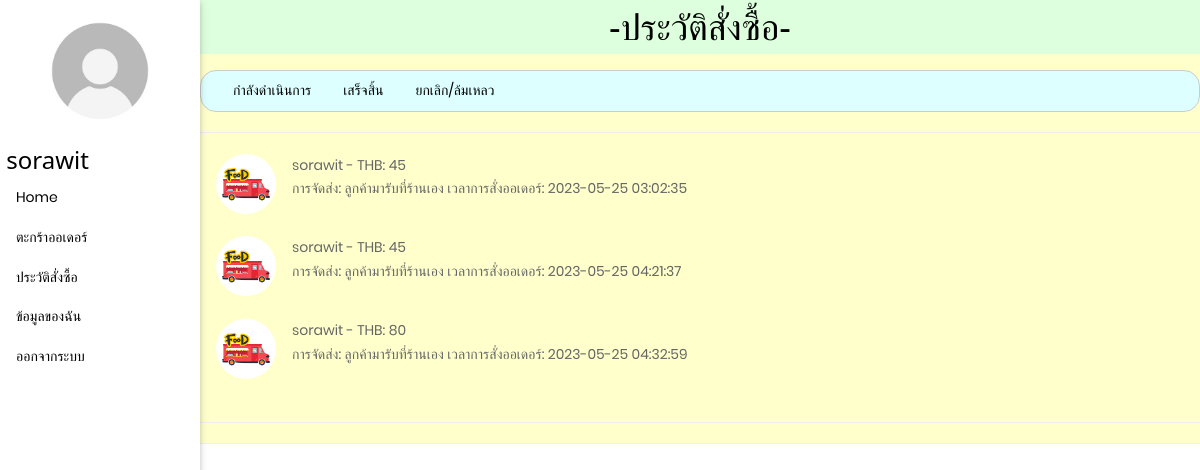
/history_user.php (signed in), run on the app's committed database.
### tables this page shows
CREATE TABLE `users` (
  `UID` int(11) NOT NULL,
  `Email` varchar(200) NOT NULL,
  `Password` varchar(200) NOT NULL,
  `Username` varchar(100) NOT NULL,
  `Full_Name` varchar(200) NOT NULL,
  `Phone_Number` varchar(20) NOT NULL,
  `Profile_Picture` text NOT NULL,
  `isRole` int(11) NOT NULL
);

CREATE TABLE `orders` (
  `OID` int(11) NOT NULL,
  `OName` varchar(200) NOT NULL,
  `Pick_Up_Time` datetime NOT NULL,
  `Status` int(11) NOT NULL,
  `Tip_Amount` double NOT NULL,
  `Total_Paid` double NOT NULL,
  `Delivery` int(11) NOT NULL,
  `UID` int(11) NOT NULL,
  `Money_Slip` varchar(255) NOT NULL,
  `FTID` int(11) NOT NULL
);

### history_user.php (the view, shortened to what this page needs)
<?php session_start();
include('config.php');
  $ID = $_SESSION['ID'];
  $name = $_SESSION['username'];
	  $sql = "SELECT * FROM users WHERE UID = $ID";
    $result = $db->query($sql);
?>
<!DOCTYPE html>
<html>
<head>
	<link rel="stylesheet" href="https://cdnjs.cloudflare.com/ajax/libs/font-awesome/4.7.0/css/font-awesome.min.css">
	<link rel="stylesheet" href="css/w3.css">
	<link rel="stylesheet" href="css/main.css">
</head>
<body>
	<div class="w3-sidebar w3-bar-block w3-collapse w3-card w3-animate-left" style="width:200px;" id="mySidebar">
	  <?php while($row = $result->fetch_assoc()): ?>
	  <div class="w3-padding w3-center">
    <img class="w3-circle" src="img/<?php echo $row['Profile_Picture']; ?>" alt="avatar" style="width:75%">
  	</div>
  	<?php endwhile ?>
	  <h3>&nbsp;<?php echo $name; ?></h3>
	  <a href="main_user.php" class="w3-bar-item w3-button">Home</a>
	  <a href="cart.php" class="w3-bar-item w3-button">ตะกร้าออเดอร์</a>
	  <a href="history_user.php" class="w3-bar-item w3-button">ประวัติสั่งซื้อ</a>
	  <a href="about_user.php" class="w3-bar-item w3-button">ข้อมูลของฉัน</a>
	  <a href="logout.php" class="w3-bar-item w3-button">ออกจากระบบ</a>
	</div>
	<div class="w3-main w3-pale-yellow" style="margin-left: 200px;">
		<div class="w3-light-grey">
			<div class="w3-pale-green w3-container" style="text-align: center;">
			  	<h1>-ประวัติสั่งซื้อ-</h1>
			</div>
		</div>
		<div class="w3-bar w3-container w3-border w3-round-xlarge w3-panel w3-pale-blue">
			<a href="history_user.php?Status=0" class="w3-bar-item w3-button">กำลังดำเนินการ</a>
			<a href="history_user.php?Status=4" class="w3-bar-item w3-button">เสร็จสิ้น</a>
			<a href="history_user.php?Status=5" class="w3-bar-item w3-button">ยกเลิก/ล้มเหลว</a>
		</div>
		<hr>
		<?php
			if (!isset($_GET["Status"])) {
				$sql =  "SELECT * FROM orders";
			} else {
				if ($_GET["Status"] == "0") {
					$sql =  "SELECT * FROM orders WHERE UID = $ID AND Status = '0' OR Status = '1' OR Status = '2' OR Status = '3' ";
				} else {
				$sql =  "SELECT * FROM orders WHERE UID = $ID AND Status = '".$_GET["Status"]."'";
			}
			}
				$result = $db->query($sql);
				while($row = $result->fetch_assoc()):
		?>
		<div class="w3-container">
			<div class="w3-cell-row">
				<div class="w3-cell">
					<a href="status_food_user.php?OID=<?php echo $row['OID']; ?>">
						<img src="img/food-truck.jpg" style="width:60px" class="w3-left w3-circle w3-margin-right">
					</a>
					<p><?php echo $row['OName']; ?> - THB: <?php echo $row['Total_Paid']; ?><br>
					การจัดส่ง: <?php
						    		if ($row['Delivery'] == "1") {
						    			echo "ลูกค้ามารับที่ร้านเอง";
						    		}else {
						    			echo "ร้านค้าไปส่งออเดอร์ให้";
						    		}
						    ?> เวลาการสั่งออเดอร์: <?php echo $row['Pick_Up_Time']; ?></p>
				</div>
			</div>
	</div>
	<br>
<?php endwhile ?>
	<hr>
</body>
</html>

### css/w3.css (style rules this page uses)
*,*:before,*:after { box-sizing:inherit }
html { -ms-text-size-adjust:100%;-webkit-text-size-adjust:100% }
body { margin:0 }
a { background-color:transparent }
img { border-style:none }
hr { box-sizing:content-box;height:0;overflow:visible }
html,body { font-family:Verdana,sans-serif;font-size:15px;line-height:1.5 }
html { overflow-x:hidden }
h1 { font-size:36px }
h3 { font-size:24px }
h1,h2,h3,h4,h5,h6 { font-family:"Segoe UI",Arial,sans-serif;font-weight:400;margin:10px 0 }
hr { border:0;border-top:1px solid #eee;margin:20px 0 }
img { vertical-align:middle }
a { color:inherit }
.w3-btn,.w3-button { border:none;display:inline-block;padding:8px 16px;vertical-align:middle;overflow:hidden;text-decoration:none;color:inherit;background-color:inherit;text-align:center;cursor:pointer;white-space:nowrap }
.w3-btn,.w3-button { -webkit-touch-callout:none;-webkit-user-select:none;-khtml-user-select:none;-moz-user-select:none;-ms-user-select:none;user-select:none }
.w3-sidebar { height:100%;width:200px;background-color:#fff;position:fixed!important;z-index:1;overflow:auto }
.w3-main,#main { transition:margin-left .4s }
.w3-bar { width:100%;overflow:hidden }
.w3-bar .w3-bar-item { padding:8px 16px;float:left;width:auto;border:none;display:block;outline:0 }
.w3-bar .w3-button { white-space:normal }
.w3-bar-block .w3-bar-item { width:100%;display:block;padding:8px 16px;text-align:left;border:none;white-space:normal;float:none;outline:0 }
.w3-container:after,.w3-container:before,.w3-panel:after,.w3-panel:before,.w3-row:after,.w3-row:before,.w3-row-padding:after,.w3-row-padding:before, .w3-cell-row:before,.w3-cell-row:after,.w3-clear:after,.w3-clear:before,.w3-bar:before,.w3-bar:after { content:"";display:table;clear:both }
.w3-cell-row { display:table;width:100% }
.w3-cell { display:table-cell }
@media (min-width:993px) { .w3-sidebar.w3-collapse { display:block!important } }
.w3-circle { border-radius:50% }
.w3-round-xlarge { border-radius:16px }
.w3-container,.w3-panel { padding:0.01em 16px }
.w3-panel { margin-top:16px;margin-bottom:16px }
.w3-card,.w3-card-2 { box-shadow:0 2px 5px 0 rgba(0,0,0,0.16),0 2px 10px 0 rgba(0,0,0,0.12) }
.w3-animate-left { position:relative;animation:animateleft 0.4s }
.w3-center { text-align:center!important }
.w3-border { border:1px solid #ccc!important }
.w3-margin-right { margin-right:16px!important }
.w3-padding { padding:8px 16px!important }
.w3-left { float:left!important }
.w3-light-grey,.w3-hover-light-grey:hover,.w3-light-gray,.w3-hover-light-gray:hover { color:#000!important;background-color:#f1f1f1!important }
.w3-pale-green,.w3-hover-pale-green:hover { color:#000!important;background-color:#ddffdd!important }
.w3-pale-yellow,.w3-hover-pale-yellow:hover { color:#000!important;background-color:#ffffcc!important }
.w3-pale-blue,.w3-hover-pale-blue:hover { color:#000!important;background-color:#ddffff!important }

### css/main.css (style rules this page uses)
* { margin: 0px; padding: 0px; box-sizing: border-box; }
body, html { height: 100%; font-family: Poppins-Regular, sans-serif; }
a { font-family: Poppins-Regular; font-size: 14px; line-height: 1.7; color: #666666; margin: 0px; transition: all 0.4s; -webkit-transition: all 0.4s; -o-transition: all 0.4s; -moz-transition: all 0.4s; }
h1,h2,h3,h4,h5,h6 { margin: 0px; }
p { font-family: Poppins-Regular; font-size: 14px; line-height: 1.7; color: #666666; margin: 0px; }

### data on the page
users: Profile_Picture (placeholder picture)
orders: OName "sorawit", Total_Paid "45", Delivery "ลูกค้ามารับที่ร้านเอง", Pick_Up_Time "2023-05-25 03:02:35"
orders: OName "sorawit", Total_Paid "45", Delivery "ลูกค้ามารับที่ร้านเอง", Pick_Up_Time "2023-05-25 04:21:37"
orders: OName "sorawit", Total_Paid "80", Delivery "ลูกค้ามารับที่ร้านเอง", Pick_Up_Time "2023-05-25 04:32:59"

### other printed values
$name "sorawit"
